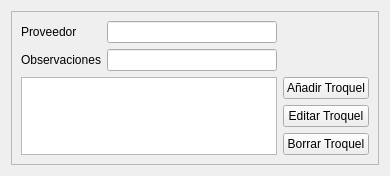
                    <widget class="QWidget" name="tabTroquel_2">
                     <attribute name="title">
                      <string>Troquel</string>
                     </attribute>
                     <layout class="QGridLayout" name="gridLayout_38">
                      <item row="0" column="0" colspan="2">
                       <widget class="QFrame" name="frame_4">
                        <property name="frameShape">
                         <enum>QFrame::StyledPanel</enum>
                        </property>
                        <property name="frameShadow">
                         <enum>QFrame::Raised</enum>
                        </property>
                        <layout class="QGridLayout" name="gridLayout_5">
                         <item row="0" column="0">
                          <widget class="QLabel" name="lblProveedorTroquel_2">
                           <property name="text">
                            <string>Proveedor</string>
                           </property>
                          </widget>
                         </item>
                         <item row="0" column="1">
                          <widget class="QLineEdit" name="leProveedorTroquelMod"/>
                         </item>
                         <item row="1" column="0">
                          <widget class="QLabel" name="lblObservaciones">
                           <property name="text">
                            <string>Observaciones</string>
                           </property>
                          </widget>
                         </item>
                         <item row="1" column="1">
                          <widget class="QLineEdit" name="leObservacionesTroquelMod"/>
                         </item>
                         <item row="2" column="0" rowspan="3" colspan="2">
                          <widget class="QTableView" name="viewTroquel"/>
                         </item>
                         <item row="2" column="2">
                          <widget class="QPushButton" name="pbAniadirTroquelMod">
                           <property name="text">
                            <string>Añadir Troquel</string>
                           </property>
                          </widget>
                         </item>
                         <item row="3" column="2">
                          <widget class="QPushButton" name="pbEditarTroquelMod">
                           <property name="text">
                            <string>Editar Troquel</string>
                           </property>
                          </widget>
                         </item>
                         <item row="4" column="2">
                          <widget class="QPushButton" name="pbBorrarTroquelMod">
                           <property name="text">
                            <string>Borrar Troquel</string>
                           </property>
                          </widget>
                         </item>
                        </layout>
                       </widget>
                      </item>
                     </layout>
                    </widget>
